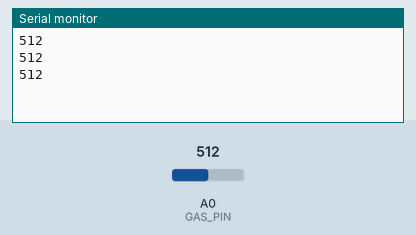
Bench run of a sketch on a simulated Arduino Uno, built with avr-gcc and run on an emulated ATmega328P. On the bench: the last lines printed to the serial monitor. The inputs (shaded band) are chosen by the test bench; at power-on: A0 (GAS_PIN) = 512.

Above: at 1.3 s.
1.4 s: A0 (GAS_PIN) set to 716
At 1.9 s:
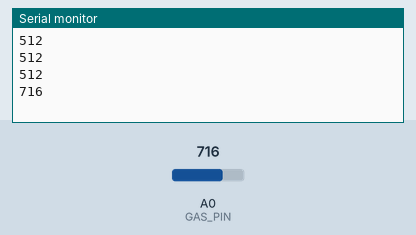
2.9 s: A0 (GAS_PIN) set to 900
At 3.5 s:
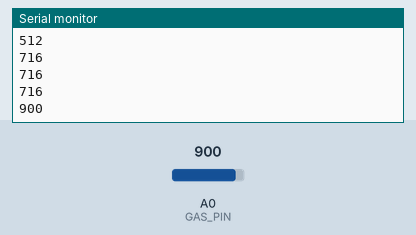
Timing chart, 0 to 5.9 s (numbered marks = the images above; inputs shaded):
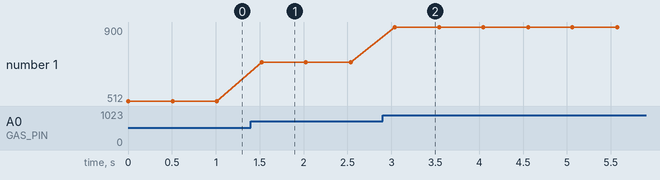

The sketch:

MQ_GAS.ino
```cpp
float Readings (int, int);


//Generamos dos variables para leer el LDR
int gasRead = 0;
#define GAS_PIN 0
#define GAS_PROMEDY 10


void setup()
{
Serial.begin(9600);
}


void loop()
{
gasRead = analogRead(GAS_PIN);
Serial.println(gasRead);
delay (500);
gasRead = Readings(GAS_PROMEDY,GAS_PIN);
Serial.println(gasRead);
delay (500);
}
float Readings(int cantReads,int sensorPin)
{
  float promedy = 0.0;
  for (int reads = 1; reads <= cantReads ; reads++)
  {
    promedy=promedy+analogRead(sensorPin); // Escalamiento de Pv


   delay(1);
 }
  return (promedy/cantReads);
}
```

Measured:
- after the input at 1.4 s, the serial monitor: prints a new line after 0.12 s (image 1)
- after the input at 2.9 s, the serial monitor: prints a new line after 0.14 s (image 2)
- plotted number 1: 512 → 716 after the input at 1.4 s, 716 → 900 after the input at 2.9 s
